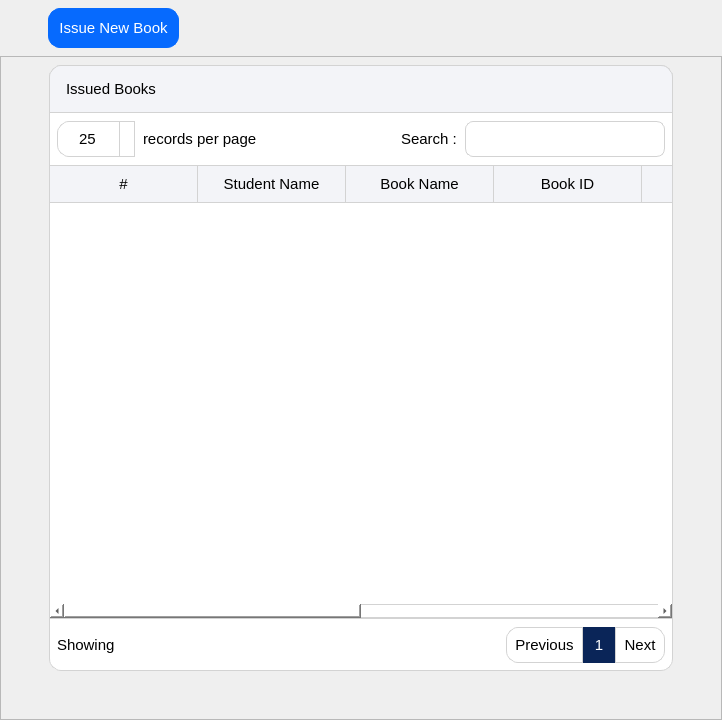
<?xml version="1.0" encoding="UTF-8"?>
<ui version="4.0">
 <class>BookIssueFragment</class>
 <widget class="QWidget" name="BookIssueFragment">
  <property name="geometry">
   <rect>
    <x>0</x>
    <y>0</y>
    <width>722</width>
    <height>720</height>
   </rect>
  </property>
  <property name="windowTitle">
   <string>Form</string>
  </property>
  <layout class="QVBoxLayout" name="verticalLayout">
   <property name="spacing">
    <number>0</number>
   </property>
   <property name="leftMargin">
    <number>0</number>
   </property>
   <property name="topMargin">
    <number>0</number>
   </property>
   <property name="rightMargin">
    <number>0</number>
   </property>
   <property name="bottomMargin">
    <number>0</number>
   </property>
   <item>
    <widget class="QWidget" name="bookIssueHeader" native="true">
     <property name="sizePolicy">
      <sizepolicy hsizetype="Preferred" vsizetype="Preferred">
       <horstretch>0</horstretch>
       <verstretch>0</verstretch>
      </sizepolicy>
     </property>
     <property name="minimumSize">
      <size>
       <width>0</width>
       <height>0</height>
      </size>
     </property>
     <property name="maximumSize">
      <size>
       <width>16777215</width>
       <height>16777215</height>
      </size>
     </property>
     <property name="styleSheet">
      <string notr="true"/>
     </property>
     <layout class="QHBoxLayout" name="horizontalLayout_3">
      <property name="spacing">
       <number>7</number>
      </property>
      <property name="leftMargin">
       <number>48</number>
      </property>
      <property name="topMargin">
       <number>8</number>
      </property>
      <property name="rightMargin">
       <number>0</number>
      </property>
      <property name="bottomMargin">
       <number>8</number>
      </property>
      <item>
       <widget class="QPushButton" name="addBookIssueBtn">
        <property name="sizePolicy">
         <sizepolicy hsizetype="Fixed" vsizetype="Fixed">
          <horstretch>0</horstretch>
          <verstretch>0</verstretch>
         </sizepolicy>
        </property>
        <property name="font">
         <font>
          <pointsize>11</pointsize>
          <fontweight>DemiBold</fontweight>
         </font>
        </property>
        <property name="styleSheet">
         <string notr="true">QPushButton{
color: white;
background-color: rgb(6, 106, 254);
border: 1px solid rgb(6, 106, 254);
padding: 10px;
border-radius: 12px;
}

QPushButton:hover{
background-color: rgb(0, 105, 217);
border: 1px solid rgb(0, 105, 217);
}
</string>
        </property>
        <property name="text">
         <string>Issue New Book</string>
        </property>
        <property name="checkable">
         <bool>false</bool>
        </property>
        <property name="checked">
         <bool>false</bool>
        </property>
        <property name="autoExclusive">
         <bool>false</bool>
        </property>
       </widget>
      </item>
      <item>
       <spacer name="bookIssueSpacer">
        <property name="orientation">
         <enum>Qt::Orientation::Horizontal</enum>
        </property>
        <property name="sizeHint" stdset="0">
         <size>
          <width>40</width>
          <height>20</height>
         </size>
        </property>
       </spacer>
      </item>
     </layout>
    </widget>
   </item>
   <item>
    <widget class="QScrollArea" name="bookIssueScrollArea">
     <property name="styleSheet">
      <string notr="true"/>
     </property>
     <property name="widgetResizable">
      <bool>true</bool>
     </property>
     <widget class="QWidget" name="bookIssueScrollContents">
      <property name="geometry">
       <rect>
        <x>0</x>
        <y>0</y>
        <width>720</width>
        <height>656</height>
       </rect>
      </property>
      <property name="styleSheet">
       <string notr="true"/>
      </property>
      <layout class="QGridLayout" name="gridLayout_4">
       <property name="leftMargin">
        <number>48</number>
       </property>
       <property name="topMargin">
        <number>8</number>
       </property>
       <property name="rightMargin">
        <number>48</number>
       </property>
       <property name="bottomMargin">
        <number>48</number>
       </property>
       <property name="spacing">
        <number>0</number>
       </property>
       <item row="0" column="0">
        <widget class="QWidget" name="manageBookIssueWidget" native="true">
         <property name="styleSheet">
          <string notr="true">QWidget{
color: rgb(0, 0, 0);

background-color: rgb(255, 255, 255);
border: 1px solid lightgray;
border-radius: 12px;
}

</string>
         </property>
         <layout class="QVBoxLayout" name="verticalLayout_6">
          <property name="spacing">
           <number>0</number>
          </property>
          <property name="leftMargin">
           <number>0</number>
          </property>
          <property name="topMargin">
           <number>0</number>
          </property>
          <property name="rightMargin">
           <number>0</number>
          </property>
          <property name="bottomMargin">
           <number>0</number>
          </property>
          <item>
           <widget class="QLabel" name="bookIssueListingLabel">
            <property name="sizePolicy">
             <sizepolicy hsizetype="Preferred" vsizetype="Fixed">
              <horstretch>0</horstretch>
              <verstretch>0</verstretch>
             </sizepolicy>
            </property>
            <property name="minimumSize">
             <size>
              <width>0</width>
              <height>48</height>
             </size>
            </property>
            <property name="maximumSize">
             <size>
              <width>16777215</width>
              <height>48</height>
             </size>
            </property>
            <property name="font">
             <font>
              <pointsize>11</pointsize>
              <fontweight>DemiBold</fontweight>
             </font>
            </property>
            <property name="styleSheet">
             <string notr="true">QLabel{
color: black;
background-color: rgb(243, 244, 248);
border: 1px solid lightgray;
padding-left: 12px;
border-bottom-left-radius: 0px;
border-bottom-right-radius: 0px;
}</string>
            </property>
            <property name="text">
             <string>Issued Books</string>
            </property>
           </widget>
          </item>
          <item>
           <layout class="QHBoxLayout" name="horizontalLayout_9">
            <property name="spacing">
             <number>8</number>
            </property>
            <property name="leftMargin">
             <number>8</number>
            </property>
            <property name="topMargin">
             <number>8</number>
            </property>
            <property name="rightMargin">
             <number>8</number>
            </property>
            <property name="bottomMargin">
             <number>8</number>
            </property>
            <item>
             <widget class="QSpinBox" name="spinBox_2">
              <property name="sizePolicy">
               <sizepolicy hsizetype="Preferred" vsizetype="Fixed">
                <horstretch>0</horstretch>
                <verstretch>0</verstretch>
               </sizepolicy>
              </property>
              <property name="minimumSize">
               <size>
                <width>0</width>
                <height>36</height>
               </size>
              </property>
              <property name="maximumSize">
               <size>
                <width>16777215</width>
                <height>36</height>
               </size>
              </property>
              <property name="font">
               <font>
                <pointsize>11</pointsize>
               </font>
              </property>
              <property name="styleSheet">
               <string notr="true">QSpinBox {
	width: 60px; /* make room for the arrows */
    border-width: 1;
}

QSpinBox::up-button {
    subcontrol-origin: border;
    subcontrol-position: top right;
    width: 14px;
    background-color: white;
    border: 1px solid lightgray;
	border-bottom-width: 0px;
   
}

QSpinBox::up-button:hover {
    background-color:rgb(221, 221, 221);
}

QSpinBox::up-button:pressed {
    background-color:yellow;
}

QSpinBox::up-arrow {
    image: url(:/icons/res/icon/arrow-up.png);
    width: 10px;
    height: 10px;
}



QSpinBox::down-button {
    subcontrol-origin: border;
    subcontrol-position: bottom right; 

    width: 14px;
	background-color: white;
    border: 1px solid lightgray;
	border-top-width: 0px;
	
}

QSpinBox::down-button:hover {
    background-color: rgb(221, 221, 221);
}

QSpinBox::down-button:pressed {
   background-color: yellow;
}

QSpinBox::down-arrow {
    
	image: url(:/icons/res/icon/arrow-down.png);
    width: 10px;
    height: 10px;
}
</string>
              </property>
              <property name="alignment">
               <set>Qt::AlignmentFlag::AlignCenter</set>
              </property>
              <property name="readOnly">
               <bool>false</bool>
              </property>
              <property name="minimum">
               <number>25</number>
              </property>
              <property name="maximum">
               <number>100</number>
              </property>
              <property name="singleStep">
               <number>25</number>
              </property>
             </widget>
            </item>
            <item>
             <widget class="QLabel" name="label_4">
              <property name="font">
               <font>
                <pointsize>11</pointsize>
               </font>
              </property>
              <property name="styleSheet">
               <string notr="true">border:none;</string>
              </property>
              <property name="text">
               <string>records per page</string>
              </property>
             </widget>
            </item>
            <item>
             <spacer name="horizontalSpacer_7">
              <property name="orientation">
               <enum>Qt::Orientation::Horizontal</enum>
              </property>
              <property name="sizeHint" stdset="0">
               <size>
                <width>40</width>
                <height>20</height>
               </size>
              </property>
             </spacer>
            </item>
            <item>
             <widget class="QLabel" name="label_8">
              <property name="font">
               <font>
                <pointsize>11</pointsize>
               </font>
              </property>
              <property name="styleSheet">
               <string notr="true">border:none;</string>
              </property>
              <property name="text">
               <string>Search :</string>
              </property>
             </widget>
            </item>
            <item>
             <widget class="QLineEdit" name="lineEdit_2">
              <property name="sizePolicy">
               <sizepolicy hsizetype="Fixed" vsizetype="Fixed">
                <horstretch>0</horstretch>
                <verstretch>0</verstretch>
               </sizepolicy>
              </property>
              <property name="minimumSize">
               <size>
                <width>200</width>
                <height>36</height>
               </size>
              </property>
              <property name="maximumSize">
               <size>
                <width>200</width>
                <height>36</height>
               </size>
              </property>
              <property name="styleSheet">
               <string notr="true">QLineEdit{
border: 1px solid lightgray;
border-radius: 8px;
padding-left: 12px;
color: rgb(79, 79, 79);
}</string>
              </property>
             </widget>
            </item>
           </layout>
          </item>
          <item>
           <widget class="QTableWidget" name="bookIssueTableWidget">
            <property name="sizePolicy">
             <sizepolicy hsizetype="Expanding" vsizetype="Expanding">
              <horstretch>0</horstretch>
              <verstretch>0</verstretch>
             </sizepolicy>
            </property>
            <property name="font">
             <font>
              <pointsize>11</pointsize>
             </font>
            </property>
            <property name="styleSheet">
             <string notr="true">QHeaderView{
border: none;
border-radius:0px;
border-bottom: 1px solid lightgray;
min-height: 36px;
}

QHeaderView::section{
background-color: rgb(243, 244, 248);
border:none;
border-right: 1px solid lightgray;
}

QTableWidget{
border-radius: 0px;
background-color: white;
alternate-background-color: rgb(243, 244, 248);
}

QTableWidget::item {
 padding-left: 10px;
padding-right: 10px;
}</string>
            </property>
            <property name="lineWidth">
             <number>1</number>
            </property>
            <property name="midLineWidth">
             <number>0</number>
            </property>
            <property name="horizontalScrollBarPolicy">
             <enum>Qt::ScrollBarPolicy::ScrollBarAsNeeded</enum>
            </property>
            <property name="editTriggers">
             <set>QAbstractItemView::EditTrigger::NoEditTriggers</set>
            </property>
            <property name="alternatingRowColors">
             <bool>true</bool>
            </property>
            <property name="selectionMode">
             <enum>QAbstractItemView::SelectionMode::ExtendedSelection</enum>
            </property>
            <property name="textElideMode">
             <enum>Qt::TextElideMode::ElideRight</enum>
            </property>
            <property name="showGrid">
             <bool>true</bool>
            </property>
            <property name="gridStyle">
             <enum>Qt::PenStyle::SolidLine</enum>
            </property>
            <property name="wordWrap">
             <bool>true</bool>
            </property>
            <property name="cornerButtonEnabled">
             <bool>true</bool>
            </property>
            <attribute name="horizontalHeaderVisible">
             <bool>true</bool>
            </attribute>
            <attribute name="horizontalHeaderCascadingSectionResizes">
             <bool>true</bool>
            </attribute>
            <attribute name="horizontalHeaderMinimumSectionSize">
             <number>148</number>
            </attribute>
            <attribute name="horizontalHeaderDefaultSectionSize">
             <number>148</number>
            </attribute>
            <attribute name="horizontalHeaderHighlightSections">
             <bool>false</bool>
            </attribute>
            <attribute name="horizontalHeaderShowSortIndicator" stdset="0">
             <bool>false</bool>
            </attribute>
            <attribute name="horizontalHeaderStretchLastSection">
             <bool>true</bool>
            </attribute>
            <attribute name="verticalHeaderVisible">
             <bool>false</bool>
            </attribute>
            <attribute name="verticalHeaderCascadingSectionResizes">
             <bool>false</bool>
            </attribute>
            <attribute name="verticalHeaderMinimumSectionSize">
             <number>48</number>
            </attribute>
            <attribute name="verticalHeaderDefaultSectionSize">
             <number>48</number>
            </attribute>
            <attribute name="verticalHeaderStretchLastSection">
             <bool>false</bool>
            </attribute>
            <column>
             <property name="text">
              <string>#</string>
             </property>
             <property name="font">
              <font>
               <pointsize>11</pointsize>
               <fontweight>DemiBold</fontweight>
              </font>
             </property>
            </column>
            <column>
             <property name="text">
              <string>Student Name</string>
             </property>
             <property name="font">
              <font>
               <pointsize>11</pointsize>
               <fontweight>DemiBold</fontweight>
              </font>
             </property>
            </column>
            <column>
             <property name="text">
              <string>Book Name</string>
             </property>
             <property name="font">
              <font>
               <pointsize>11</pointsize>
               <fontweight>DemiBold</fontweight>
              </font>
             </property>
            </column>
            <column>
             <property name="text">
              <string>Book ID</string>
             </property>
             <property name="font">
              <font>
               <pointsize>11</pointsize>
               <fontweight>DemiBold</fontweight>
              </font>
             </property>
            </column>
            <column>
             <property name="text">
              <string>ISBN</string>
             </property>
             <property name="font">
              <font>
               <pointsize>11</pointsize>
               <fontweight>DemiBold</fontweight>
              </font>
             </property>
            </column>
            <column>
             <property name="text">
              <string>Issued Date</string>
             </property>
             <property name="font">
              <font>
               <pointsize>11</pointsize>
               <fontweight>DemiBold</fontweight>
              </font>
             </property>
            </column>
            <column>
             <property name="text">
              <string>Return Date</string>
             </property>
             <property name="font">
              <font>
               <pointsize>11</pointsize>
               <fontweight>DemiBold</fontweight>
              </font>
             </property>
            </column>
            <column>
             <property name="text">
              <string>Action</string>
             </property>
             <property name="font">
              <font>
               <pointsize>11</pointsize>
               <fontweight>DemiBold</fontweight>
              </font>
             </property>
            </column>
           </widget>
          </item>
          <item>
           <layout class="QHBoxLayout" name="horizontalLayout_10">
            <property name="spacing">
             <number>0</number>
            </property>
            <property name="leftMargin">
             <number>8</number>
            </property>
            <property name="topMargin">
             <number>8</number>
            </property>
            <property name="rightMargin">
             <number>8</number>
            </property>
            <property name="bottomMargin">
             <number>8</number>
            </property>
            <item>
             <widget class="QLabel" name="label_9">
              <property name="sizePolicy">
               <sizepolicy hsizetype="Preferred" vsizetype="Fixed">
                <horstretch>0</horstretch>
                <verstretch>0</verstretch>
               </sizepolicy>
              </property>
              <property name="minimumSize">
               <size>
                <width>0</width>
                <height>36</height>
               </size>
              </property>
              <property name="maximumSize">
               <size>
                <width>16777215</width>
                <height>36</height>
               </size>
              </property>
              <property name="font">
               <font>
                <pointsize>11</pointsize>
               </font>
              </property>
              <property name="styleSheet">
               <string notr="true">border:none;</string>
              </property>
              <property name="text">
               <string>Showing</string>
              </property>
             </widget>
            </item>
            <item>
             <spacer name="horizontalSpacer_8">
              <property name="orientation">
               <enum>Qt::Orientation::Horizontal</enum>
              </property>
              <property name="sizeHint" stdset="0">
               <size>
                <width>40</width>
                <height>20</height>
               </size>
              </property>
             </spacer>
            </item>
            <item>
             <widget class="QPushButton" name="pushButton_3">
              <property name="minimumSize">
               <size>
                <width>0</width>
                <height>36</height>
               </size>
              </property>
              <property name="maximumSize">
               <size>
                <width>16777215</width>
                <height>36</height>
               </size>
              </property>
              <property name="font">
               <font>
                <pointsize>11</pointsize>
               </font>
              </property>
              <property name="styleSheet">
               <string notr="true">QPushButton{
color: black;
border: 1px solid lightgray;
border-top-right-radius: 0px;
border-bottom-right-radius:0px;
padding-left: 8px;
padding-right: 8px;
}

QPushButton:hover{
color: rgb(255, 255, 255);
background-color: rgb(10, 37, 88);
border: 1px solid rgb(10, 37, 88);
}</string>
              </property>
              <property name="text">
               <string>Previous</string>
              </property>
             </widget>
            </item>
            <item>
             <widget class="QLabel" name="label_10">
              <property name="sizePolicy">
               <sizepolicy hsizetype="Fixed" vsizetype="Fixed">
                <horstretch>0</horstretch>
                <verstretch>0</verstretch>
               </sizepolicy>
              </property>
              <property name="minimumSize">
               <size>
                <width>32</width>
                <height>36</height>
               </size>
              </property>
              <property name="maximumSize">
               <size>
                <width>32</width>
                <height>36</height>
               </size>
              </property>
              <property name="font">
               <font>
                <pointsize>11</pointsize>
               </font>
              </property>
              <property name="styleSheet">
               <string notr="true">QLabel{
color: rgb(255, 255, 255);
background-color: rgb(10, 37, 88);
border: 1px solid rgb(10, 37, 88);
border-radius: 0px;
}</string>
              </property>
              <property name="text">
               <string>1</string>
              </property>
              <property name="alignment">
               <set>Qt::AlignmentFlag::AlignCenter</set>
              </property>
             </widget>
            </item>
            <item>
             <widget class="QPushButton" name="pushButton_4">
              <property name="minimumSize">
               <size>
                <width>0</width>
                <height>36</height>
               </size>
              </property>
              <property name="maximumSize">
               <size>
                <width>16777215</width>
                <height>36</height>
               </size>
              </property>
              <property name="font">
               <font>
                <pointsize>11</pointsize>
               </font>
              </property>
              <property name="styleSheet">
               <string notr="true">QPushButton{
color: black;
border: 1px solid lightgray;
border-top-left-radius: 0px;
border-bottom-left-radius:0px;
padding-left: 8px;
padding-right: 8px;
}

QPushButton:hover{
color: rgb(255, 255, 255);
background-color: rgb(10, 37, 88);
border: 1px solid rgb(10, 37, 88);
}</string>
              </property>
              <property name="text">
               <string>Next</string>
              </property>
             </widget>
            </item>
           </layout>
          </item>
         </layout>
        </widget>
       </item>
      </layout>
     </widget>
    </widget>
   </item>
  </layout>
 </widget>
 <resources/>
 <connections/>
</ui>
